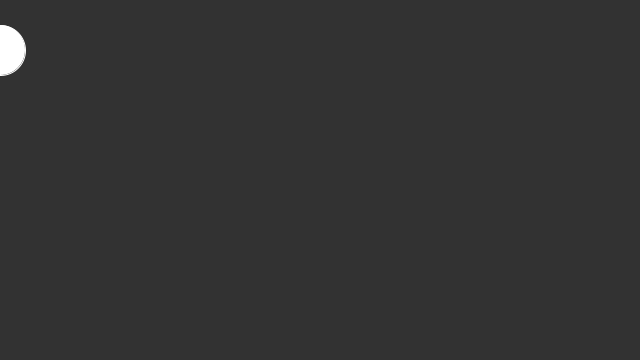
Frame 1 (no input)
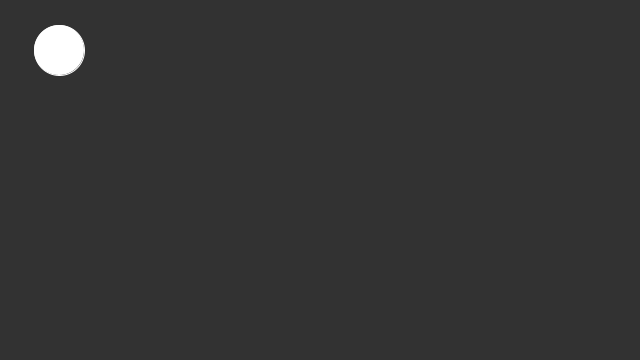
Frame 60 (the mouse pressed at the canvas centre just before this capture)
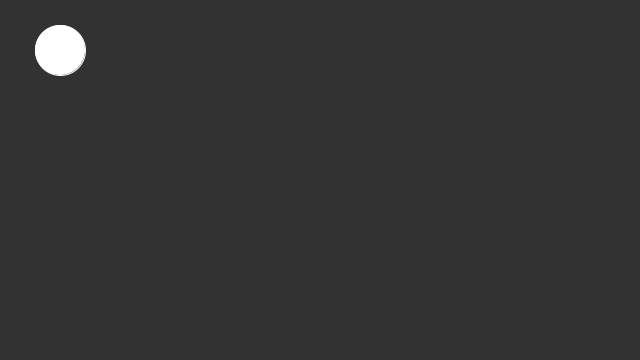
Frame 120 (the mouse held since frame 60 and released just before this capture)

The Processing sketch that drew these frames (run headless with seeded random() and noise(); from frame 60 on, the mouse is pressed at the canvas centre):

// Processing sketch: rect
// ── rect.pde
float circleX;
boolean a, b;
void setup() {
  size(640, 360);
  a = false;
  b = false;
  circleX = 0;
}

void draw() {
  background(50);

  stroke(255);
  ellipse(circleX, 50, 50, 50);

  if (a == false && b == false)
  {
    circleX++;
  } else if (a == true && b == true)
  {
    circleX--;
  }

  if (circleX == width)
  {
    a = true;
  } else if (circleX == 0)
  {
    a = false;
  }
}

void mousePressed() {
  b = !b;
}
